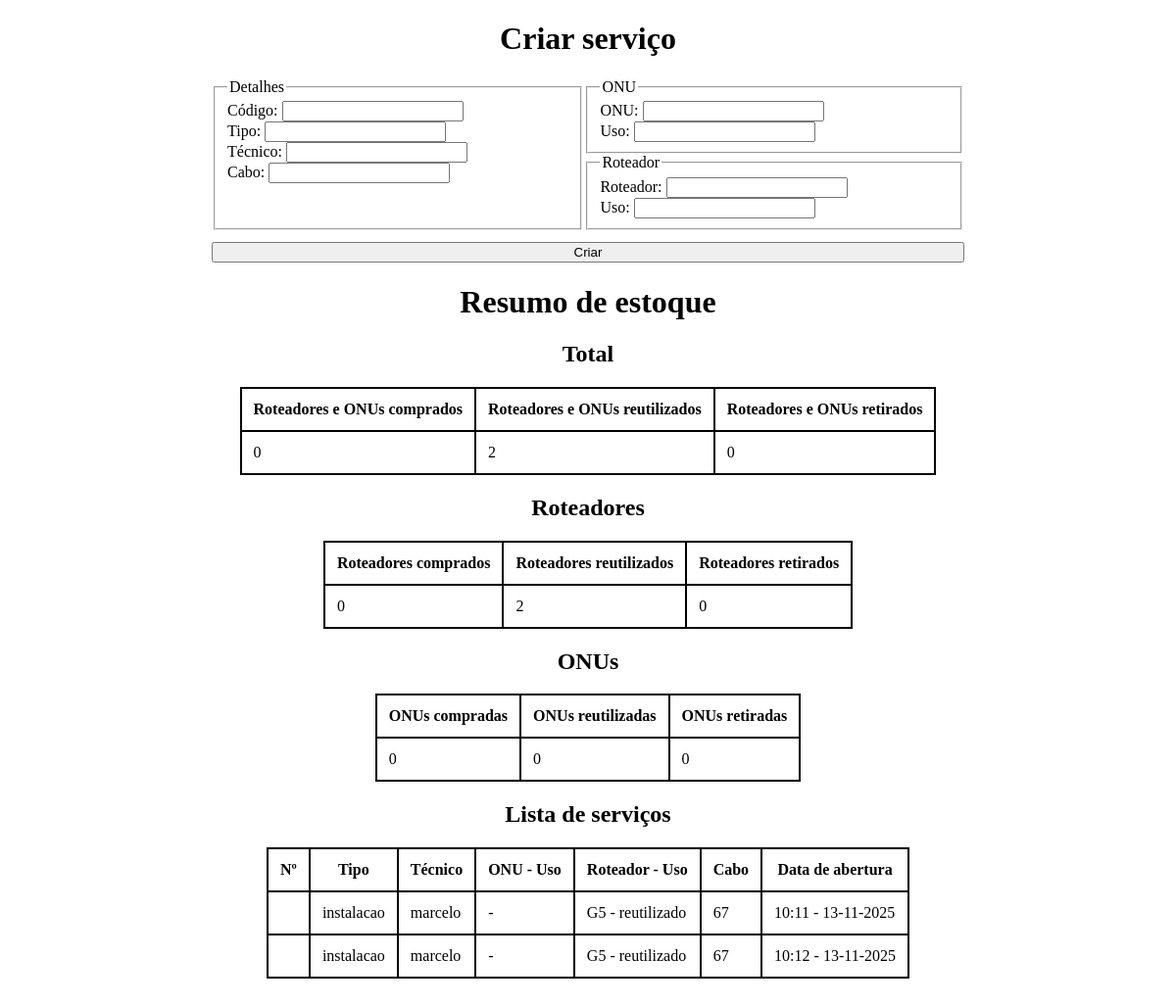
The page / on the database its author committed.
### tables this page shows
CREATE TABLE services
    		(
    			id INTEGER PRIMARY KEY AUTOINCREMENT NOT NULL,
    			type TEXT,
    			technic TEXT,
    			onu TEXT,
    			onu_usage TEXT,
    			router TEXT,
    			router_usage TEXT,
    			cable INTEGER,
    			creation_date TEXT NOT NULL,
    			creation_time TEXT NOT NULL,
    			update_date TEXT NOT NULL,
    			update_time TEXT NOT NULL
    		);

### public/index.php (called while the page is built, shortened)
<?php
require '../router.php';

### models/model.php (called while the page is built, shortened)
<?php
abstract class Model
{
	protected Database $database;
	protected string $table_name;
	public function __construct(string $table_name)
	{
		$this->database = new Database();
		$this->table_name = $table_name;
	}
	public function index(): array
	{
		return $this->database->query("SELECT * FROM {$this->table_name}")->fetchAll();
	}
}

### database.php (called while the page is built, shortened)
<?php
class Database
{
	public PDO $connection;
	private string $path = 'sqlite:' . __DIR__ . '/database.sqlite';
	private array $options = [PDO::ATTR_DEFAULT_FETCH_MODE => PDO::FETCH_ASSOC];
	public function __construct()
	{
		try
		{
			$this->connection = new PDO($this->path, '', '', $this->options);
		}
		catch(PDOexception $error)
		{
			die('Error: ' . $error->getMessage());
		}
	}
	public function query(string $query, array $parameters = []): PDOStatement
	{
		$statement = $this->connection->prepare($query);
		$statement->execute($parameters);
		return $statement;
	}
}

### views/home.php (the view, shortened to what this page needs)
<?php
$service_model = new Service;
$summary = [
	'router_comprados' => 0,
	'router_reutilizados' => 0,
	'router_retirados' => 0,
	'onu_comprados' => 0,
	'onu_reutilizados' => 0,
	'onu_retirados' => 0,
	'cable' => 0,
];
$services = $service_model->index();
foreach($services as $service)
{
	if($service['router'])
	{
		switch($service['router_usage'])
		{
			case 'reutilizado':
				$summary['router_reutilizados']++;
				break;
		}
	}
}
?>
<!DOCTYPE html>
<html lang="pt-br">
<head>
	<link rel="stylesheet" href="/css/style.css">
	<link rel="stylesheet" href="/css/home.css">
</head>
<body>
	<main>
		<h1>Criar serviço</h1>
		<form method="POST" action="/service/create">
			<fieldset>
				<legend>Detalhes</legend>
				<label>
					Código:
					<input type="number" name="code">
				</label>
				<label>
					Tipo:
					<input type="text" name="type">
				</label>
				<label>
					Técnico:
					<input type="text" name="technic">
				</label>
				<label>
					Cabo:
					<input type="number" name="cable">
				</label>
			</fieldset>
			<fieldset id="a1">
				<legend>ONU</legend>
				<label>
					ONU:
					<input type="text" name="onu">
				</label>
				<label>
					Uso:
					<input type="text" name="onu_usage">
				</label>
			</fieldset>
			<fieldset id="a2">
				<legend>Roteador</legend>
				<label>
					Roteador:
					<input type="text" name="router">
				</label>
				<label>
					Uso:
					<input type="text" name="router_usage">
				</label>
			</fieldset>
			<button type="submit">Criar</button>
		</form>
		<h1>Resumo de estoque</h1>
		<h2>Total</h2>
		<table>
			<thead>
				<tr>
					<th>Roteadores e ONUs comprados</th>
					<th>Roteadores e ONUs reutilizados</th>
					<th>Roteadores e ONUs retirados</th>
				</tr>
			</thead>
			<tbody>
				<tr>
					<td><?= $summary['router_comprados'] + $summary['onu_comprados'] ?></td>
					<td><?= $summary['router_reutilizados'] + $summary['onu_reutilizados'] ?></td>
					<td><?= $summary['router_retirados'] + $summary['onu_retirados'] ?></td>
				</tr>
			</tbody>
		</table>
		<h2>Roteadores</h2>
		<table>
			<thead>
				<tr>
					<th>Roteadores comprados</th>
					<th>Roteadores reutilizados</th>
					<th>Roteadores retirados</th>
				</tr>
			</thead>
			<tbody>
				<tr>
					<td><?= $summary['router_comprados'] ?></td>
					<td><?= $summary['router_reutilizados'] ?></td>
					<td><?= $summary['router_retirados'] ?></td>
				</tr>
			</tbody>
		</table>
		<h2>ONUs</h2>
		<table>
			<thead>
				<tr>
					<th>ONUs compradas</th>
					<th>ONUs reutilizadas</th>
					<th>ONUs retiradas</th>
				</tr>
			</thead>
			<tbody>
				<tr>
					<td><?= $summary['onu_comprados'] ?></td>
					<td><?= $summary['onu_reutilizados'] ?></td>
					<td><?= $summary['onu_retirados'] ?></td>
				</tr>
			</tbody>
		</table>
		<h2>Lista de serviços</h2>
		<table>
			<thead>
				<tr>
					<th scope="col">Nº</th>
					<th scope="col">Tipo</th>
					<th scope="col">Técnico</th>
					<th scope="col">ONU - Uso</th>
					<th scope="col">Roteador - Uso</th>
					<th scope="col">Cabo</th>
					<th scope="col">Data de abertura</th>
				</tr>
			</thead>
			<tbody>
				<?php
					foreach($services as $service)
					{
						echo <<<ITEM
							<tr>
								<td>$service[code]</td>
								<td>$service[type]</td>
								<td>$service[technic]</td>
								<td>$service[onu] - $service[onu_usage]</td>
								<td>$service[router] - $service[router_usage]</td>
								<td>$service[cable]</td>
								<td>$service[creation_time] - $service[creation_date]</td>
							</tr>
						ITEM;
					}
				?>
			</tbody>
		</table>
	</main>
</body>
</html>

### router.php (shortened to what this page needs)
<?php
$uri = parse_url($_SERVER['REQUEST_URI'], PHP_URL_PATH);
$uri = trim($uri, '/');
$method = strtoupper($_SERVER['REQUEST_METHOD']);
$get_routes = [
	'' => '../views/home.php',
];
$post_routes = [
	'service/create' => '../controllers/service/create.php',
];
$routes = match($method)
{
	'GET' => $get_routes,
	'POST' => $post_routes,
	default => abort(405, 'Request method is not supported')
};
foreach($routes as $route => $action)
{
	if($route === $uri)
	{
		return require $action;
	}
}

### public/css/style.css (style rules this page uses)
body { margin: unset; }

### public/css/home.css (style rules this page uses)
h1, h2 { text-align: center; }
table, tr, td, th { border: 2px solid black; border-collapse: collapse; }
td, th { padding: 12px; }

### rows shown on the page
services: type "instalacao", technic "marcelo", router "G5", router_usage "reutilizado", cable "67", creation_time "10:11", creation_date "13-11-2025"
services: type "instalacao", technic "marcelo", router "G5", router_usage "reutilizado", cable "67", creation_time "10:12", creation_date "13-11-2025"
